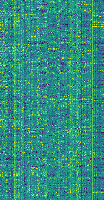
#> input picture gen_exp.png, 104 x 200 px
$ jupyter execute --allow-errors clustering.ipynb
#> lines starting #> are read from the running program, lines starting #| are printed output that depends on the picture; long printed decimals are rounded
[cell 1]
import numpy as np
import pandas as pd
import matplotlib.pyplot as plt

[cell 2]
from PIL import Image
#> (the rest of this cell did not finish here and is left out)

#> (a cell that did not finish here is left out)

#> (a cell that did not finish here is left out)

[cell 5]
gen_exp = Image.open("gen_exp.png")
#> gen_exp is the input picture: PIL image 104x200 RGBA; mean R, G, B, A 51.9, 139.7, 129.4, 255

[cell 6]
gen_exp

[cell 7]
gen_exp = gen_exp.resize((200, 200))
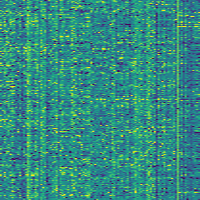
#> gen_exp: PIL image 200x200 RGBA; mean R, G, B, A 51.9, 139.7, 129.4, 255

[cell 8]
gen_exp

[cell 9]
pdb = Image.open("pdb_id_dist.png")
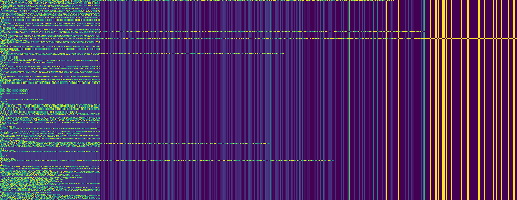
#> input picture pdb_id_dist.png, 517 x 200 px
#> pdb is the input picture: PIL image 517x200 RGBA; mean R, G, B, A 78.5, 47.2, 100.9, 255
pdb = pdb.resize((200, 200))
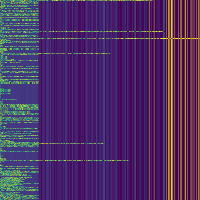
#> pdb: PIL image 200x200 RGBA; mean R, G, B, A 78.5, 47.5, 100.8, 255
pdb

[cell 10]
ims = []
ims.append(pdb)
ims.append(gen_exp)
#> (the rest of this cell did not finish here and is left out)

[cell 11]
ims = np.array([np.array(im) for im in ims])

[cell 12]
ims

[cell 13]
imave = np.average(ims,axis=0)
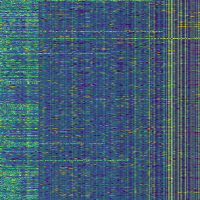
#> imave: shape (200, 200, 4) float64; mean of channels 0, 1, 2, 3 65.2, 93.6, 115.1, 255; drawn as R, G, B

[cell 14]
imave

[cell 15]
result = Image.fromarray(imave.astype('uint8'))

[cell 16]
result

[cell 17]
general = np.array(result)

[cell 18]
general

[cell 19]
general.shape
#> Out = (200, 200, 4)

[cell 20]
resh = general.reshape(200, -1)
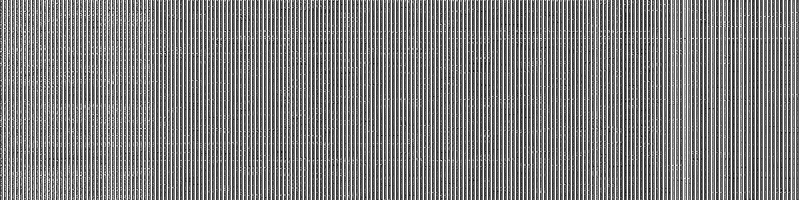
#> resh: shape (200, 800); min 0, max 255, mean 132
resh

[cell 21]
resh.shape
#> Out = (200, 800)

[cell 22]
gen_df = pd.DataFrame(resh)
#> gen_df = table of 200 rows and 800 columns
gen_df.head()
#> Out = table of 5 rows and 800 columns

[cell 23]
gen_df.shape
#> Out = (200, 800)

[cell 24]
from sklearn.cluster import KMeans
Kmean = KMeans(n_clusters=2)
Kmean.fit(gen_df)

[cell 25]
Kmean.cluster_centers_

[cell 26]
Kmean.labels_

[cell 27]
Kmean.labels_.size

[cell 28]
from sklearn.decomposition import PCA
pca = PCA(n_components=2)
principalComponents = pca.fit_transform(gen_df)
#> principalComponents = 200 pairs, first value -267.2 to 363.8, second value -216.7 to 649.2
principalDf = pd.DataFrame(data = principalComponents
             , columns = ['pc1', 'pc2'])
#> principalDf = table of 200 rows and 2 columns

[cell 29]
principalDf['category'] = Kmean.labels_

[cell 30]
principalDf.head()
#> Out = table of 5 rows and 3 columns

[cell 31]
import seaborn as sns
sns.scatterplot(data = principalDf, x = 'pc1', y = 'pc2', hue = 'category')
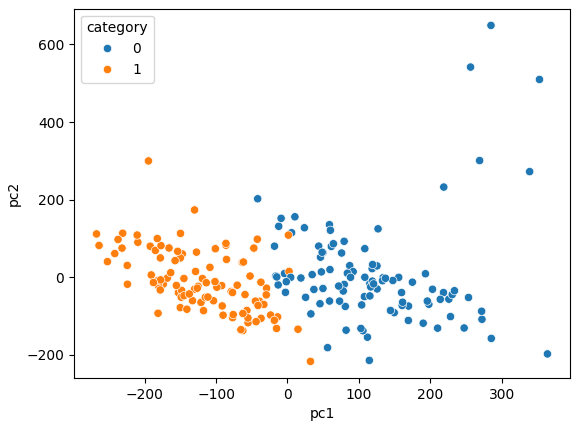
#> figure drawn by matplotlib, 1 panel

[cell 32]
labels = Kmean.labels_

[cell 33]
ypred = Kmean.predict(gen_df)
#> ypred = 200 values, max 1 at index 4, min 0 at index 0, mean 0.5

[cell 34]
from sklearn.metrics import davies_bouldin_score, silhouette_score
print(davies_bouldin_score(gen_df, labels))
#| 3.092
print(silhouette_score(gen_df, labels))
#| 0.08444
